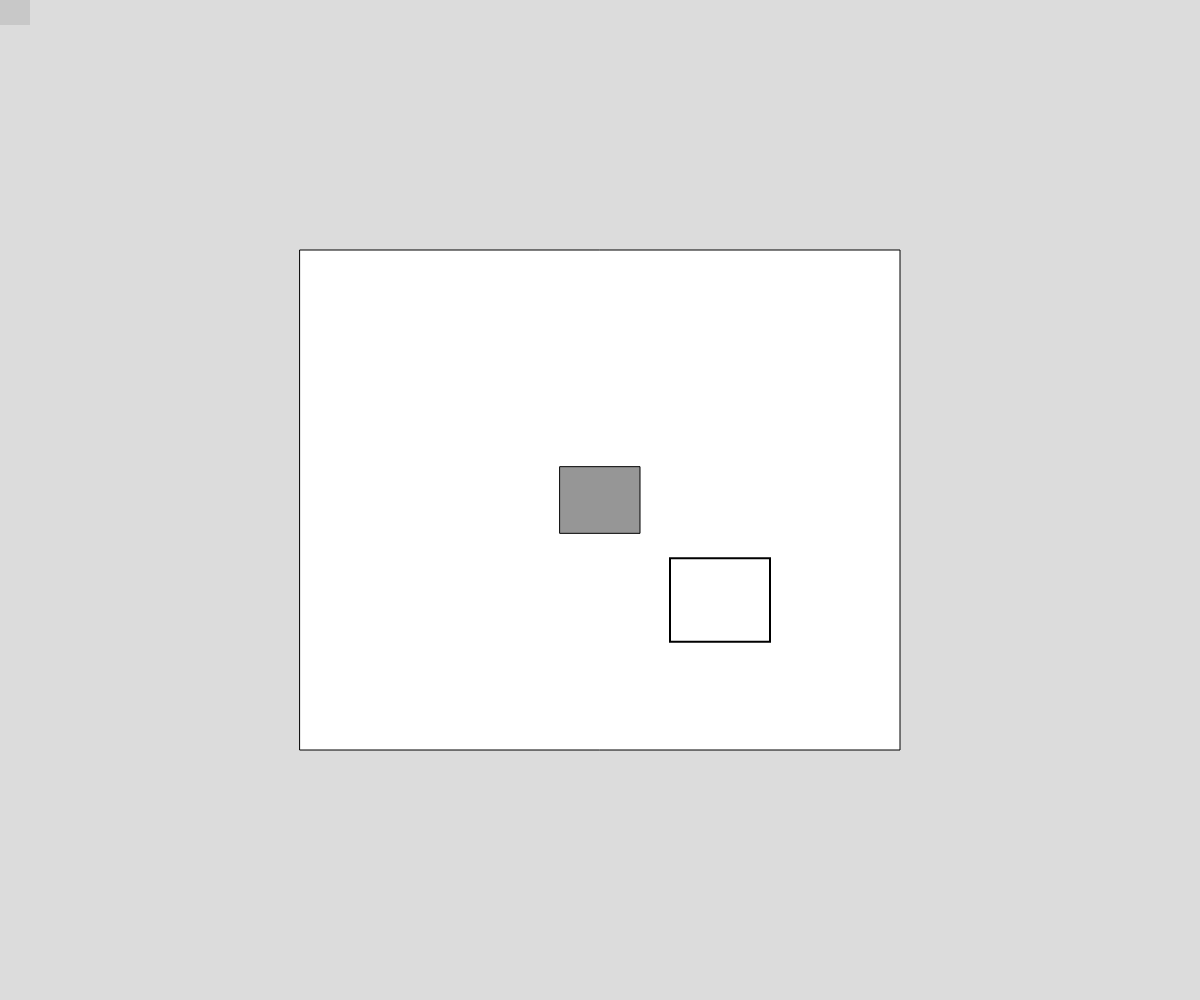
Frame 1 (no input)
Frame 60 (no input): identical to frame 1, image omitted
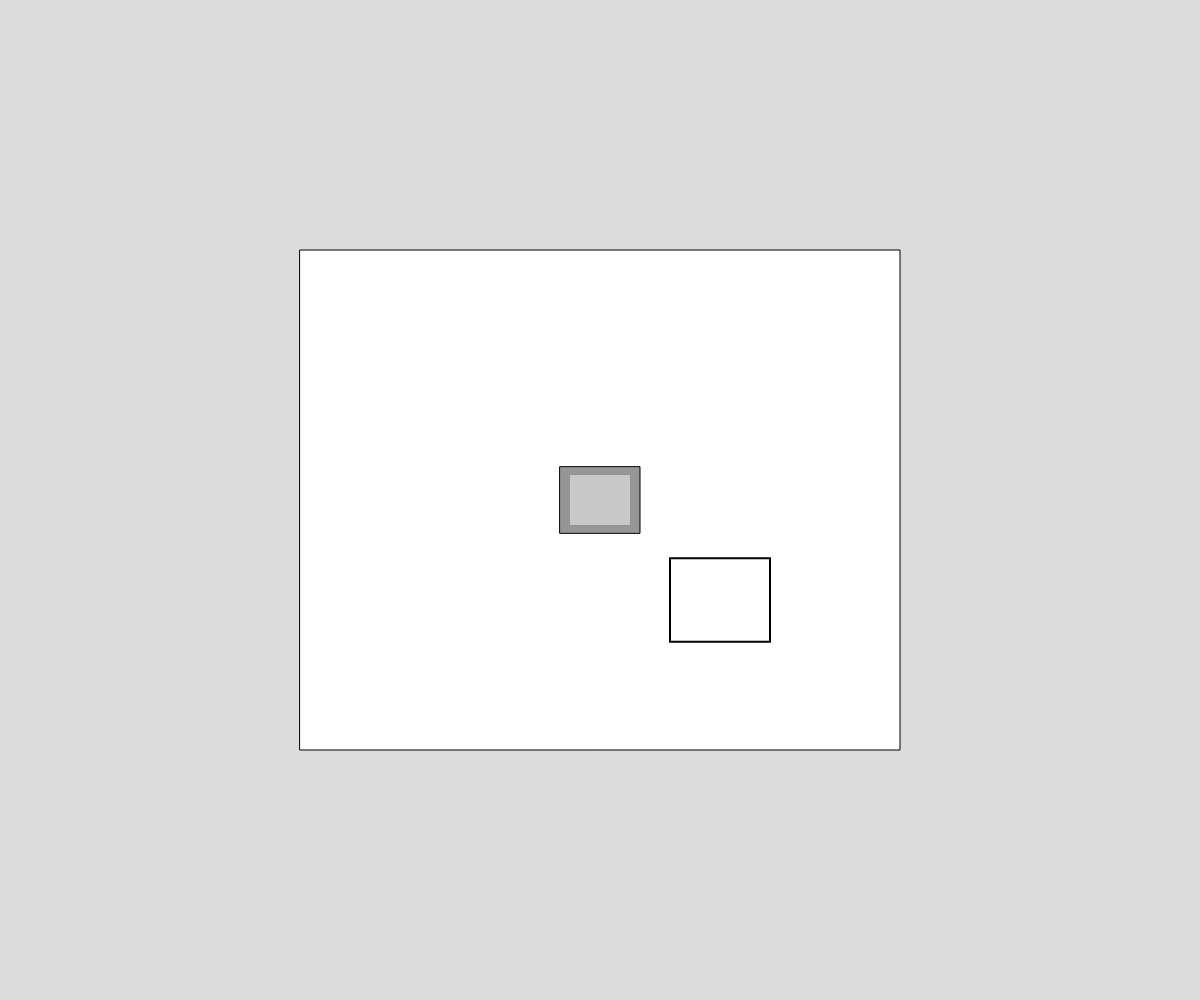
Frame 120 (the mouse pressed at the canvas centre since frame 60)

The p5.js sketch that drew these frames (run headless with seeded random() and noise() and a simulated clock; from frame 60 on, the mouse is pressed at the canvas centre):

// p5.js sketch
// ── sketch.js
var w;
var h;
var x;
var y;
var r1re;
var g;
var zx;
var zy;
var mx;
var my;

function setup() {
  createCanvas(windowWidth, windowHeight);
  x=windowWidth/2;
  y=windowHeight/2;
  g=0;

}

function draw() {
  w=windowWidth;
  h=windowHeight;
  zx=w/5*3;
  zy=h/5*3;
  mx=mouseX;
  my=mouseY;
  createCanvas(w,h);
  background(220);
  stroke(1);
  rectMode(CENTER);
  fill(255);
  rect(w/2,h/2,w/2,h/2); //canvas
  stroke(1);
  fill(150);
  rect(x,y,w/15,h/15); //schieb
  strokeWeight(2);
  stroke(0,g,0);
  noFill();
  rect(zx,zy,w/12,h/12); //ziel
  



 
  

  if(zx-w/120<x && x<zx+w/120 && zy-h/120<y && y<zy+h/120){
    g=255;
  }
  else{
    g=0;
  }

  if(x+w/30 >= mouseX-w/40 && x-w/30 <= mouseX+w/40 && y+h/30 >= mouseY-h/40 && y-h/30 <= mouseY+h/40){

    r1re = x+w/30;
    //nach links
    if(r1re >= mouseX-w/40 && mouseX>x+w/30){
      x=x-2;
      mx=x+w/30+w/40;
    } 
    // nach rechts
    if(x-w/30 <= mouseX+w/40 && mouseX<x-w/30){
      x=x+2;
      mx=x-w/30-w/40;
    }
    // nach oben
    if(y+h/30 >= mouseY-h/40 && mouseY>y+h/30){
      y=y-2;
      my=y+h/30+h/40;
    }
    //nach unten
    if(y-h/30 <= mouseY+h/40 && mouseY<y-h/30){
      y=y+2;
      my=y-h/30-h/40;
    }
  }

  noStroke();
  fill(200);
  rect(mx,my,w/20,h/20); //maus


  if(x-w/30<=w/4){
    x=w/4+w/30;
  }
  if(x+w/30>=w/4*3){
    x=w/4*3-w/30;
  }
  if(y+h/30>=h/4*3){
    y=h/4*3-h/30;
  }
  if(y-h/30<=h/4){
    y=h/4+h/30;
  }

}
